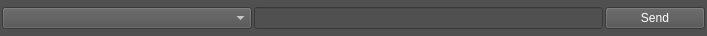
<?xml version="1.0" encoding="UTF-8"?>
<ui version="4.0">
 <class>Config</class>
 <widget class="QWidget" name="Config">
  <property name="geometry">
   <rect>
    <x>0</x>
    <y>0</y>
    <width>707</width>
    <height>36</height>
   </rect>
  </property>
  <property name="minimumSize">
   <size>
    <width>400</width>
    <height>31</height>
   </size>
  </property>
  <property name="windowTitle">
   <string>Config</string>
  </property>
  <property name="styleSheet">
   <string notr="true">background-color: rgb(80, 80, 80);
border-color: rgb(134, 134, 134);
selection-background-color: rgb(104, 104, 104);
alternate-background-color: rgb(96, 96, 96);
color: rgb(255, 255, 255);
selection-color: rgb(255, 255, 255);
font: 12pt &quot;MS Shell Dlg 2&quot;;</string>
  </property>
  <layout class="QHBoxLayout" name="horizontalLayout">
   <property name="spacing">
    <number>2</number>
   </property>
   <property name="leftMargin">
    <number>2</number>
   </property>
   <property name="topMargin">
    <number>2</number>
   </property>
   <property name="rightMargin">
    <number>2</number>
   </property>
   <property name="bottomMargin">
    <number>2</number>
   </property>
   <item>
    <widget class="QComboBox" name="keyBox">
     <property name="minimumSize">
      <size>
       <width>250</width>
       <height>0</height>
      </size>
     </property>
    </widget>
   </item>
   <item>
    <widget class="QLineEdit" name="valueEdit">
     <property name="minimumSize">
      <size>
       <width>200</width>
       <height>0</height>
      </size>
     </property>
    </widget>
   </item>
   <item>
    <widget class="QPushButton" name="sendButton">
     <property name="minimumSize">
      <size>
       <width>100</width>
       <height>0</height>
      </size>
     </property>
     <property name="text">
      <string>Send</string>
     </property>
    </widget>
   </item>
  </layout>
 </widget>
 <resources/>
 <connections/>
</ui>
